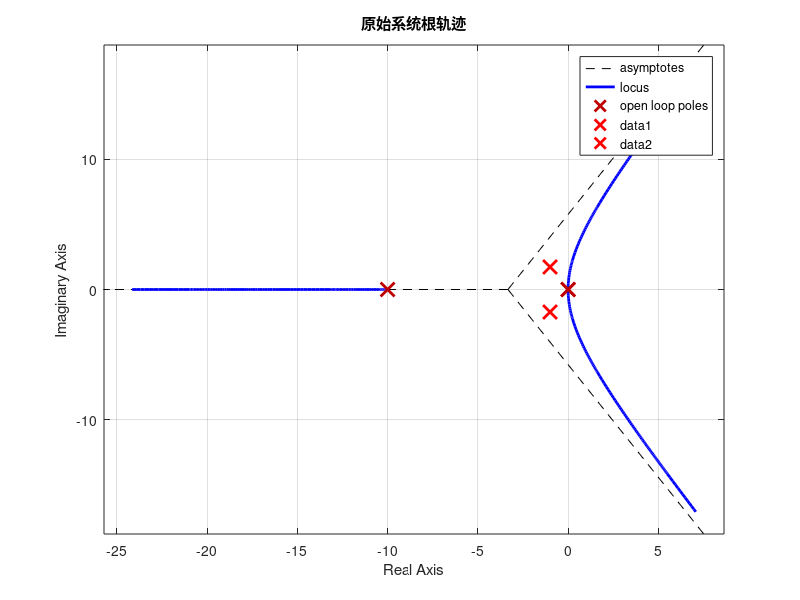
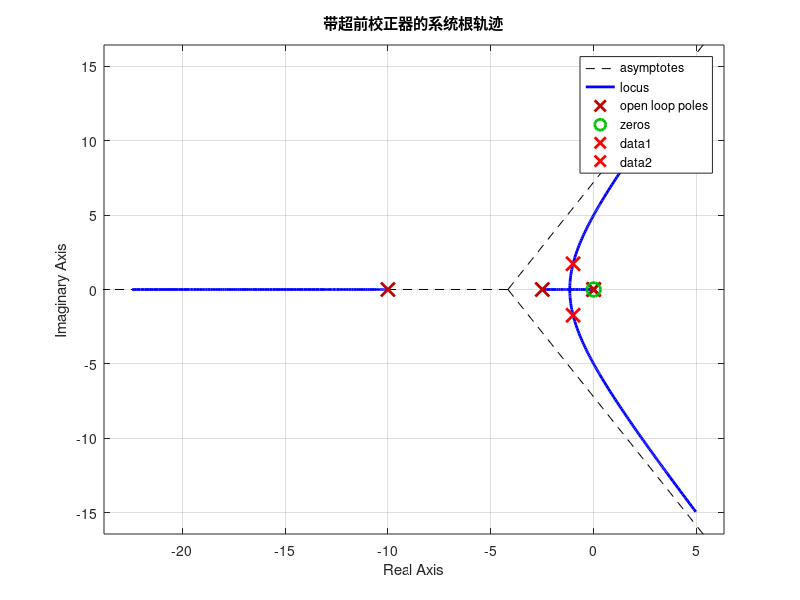
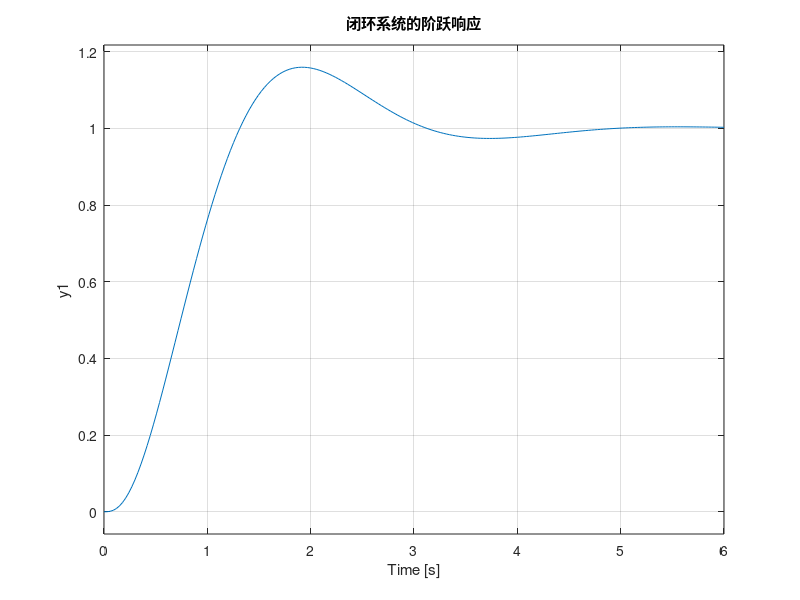

These charts were generated, in order, by the following MATLAB code: (Note: this script raises an error after producing the figures.)
% 定义传递函数
s = tf('s');
G = 1 / s^2;  % 宇宙飞船的传递函数
H = 1 / (0.1 * s + 1);  % 传感器传递函数

% 开环传递函数
OLTF = G * H;

% 绘制原始系统的根轨迹
figure;
rlocus(OLTF);
title('原始系统根轨迹');
grid on;

% 计算期望闭环极点 (根据阻尼比和自然频率)
zeta = 0.5;  % 阻尼比
omega_n = 2;  % 自然频率 (单位: rad/s)
p1 = -zeta * omega_n + omega_n * sqrt(1 - zeta^2) * 1i;
p2 = conj(p1);

% 在根轨迹上标注期望闭环极点
hold on;
plot(real(p1), imag(p1), 'rx', 'MarkerSize', 10, 'LineWidth', 2);
plot(real(p2), imag(p2), 'rx', 'MarkerSize', 10, 'LineWidth', 2);
hold off;

% 设计超前校正器 G_c(s)
z = 0;  % 补偿器零点
p = 2.5;    % 补偿器极点
K = abs(p1^2*(p1+10)*(p1+p)/(10*p1));    % 初始增益
G_c = K * (s + z) / (s + p);  % 超前校正器

% 更新后的开环传递函数
OLTF_compensated = G_c * OLTF;

% 绘制带补偿器的根轨迹
figure;
rlocus(OLTF_compensated);
title('带超前校正器的系统根轨迹');
grid on;
hold on;
plot(real(p1), imag(p1), 'rx', 'MarkerSize', 10, 'LineWidth', 2);
plot(real(p2), imag(p2), 'rx', 'MarkerSize', 10, 'LineWidth', 2);
hold off;

% 调整增益，检查闭环极点的位置
K_final = 1;  % 根据根轨迹选择合适的增益值
CLTF = feedback(K_final * OLTF_compensated, 1);

% 验证设计：绘制阶跃响应
figure;
step(CLTF);
title('闭环系统的阶跃响应');
grid on;


% 输出系统的性能信息
info = stepinfo(CLTF);
overshoot = info.Overshoot;  % 超调量
settling_time = info.SettlingTime;  % 稳定时间

fprintf('超调量: %.2f%%\n', overshoot);
fprintf('稳定时间: %.2f 秒\n', settling_time);

% 使用 damp 函数验证阻尼比和自然频率
[wn, zeta, poles] = damp(CLTF);
fprintf('自然频率 (rad/s): %.2f\n', wn(2));
fprintf('阻尼比: %.2f\n', zeta(2));
